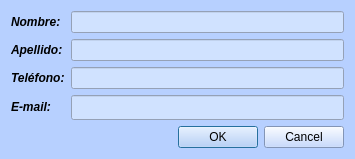
<?xml version="1.0" encoding="UTF-8"?>
<ui version="4.0">
 <class>PersonaDialog</class>
 <widget class="QDialog" name="PersonaDialog">
  <property name="geometry">
   <rect>
    <x>0</x>
    <y>0</y>
    <width>355</width>
    <height>156</height>
   </rect>
  </property>
  <property name="palette">
   <palette>
    <active>
     <colorrole role="Button">
      <brush brushstyle="SolidPattern">
       <color alpha="255">
        <red>183</red>
        <green>208</green>
        <blue>255</blue>
       </color>
      </brush>
     </colorrole>
     <colorrole role="Base">
      <brush brushstyle="SolidPattern">
       <color alpha="255">
        <red>183</red>
        <green>208</green>
        <blue>255</blue>
       </color>
      </brush>
     </colorrole>
     <colorrole role="Window">
      <brush brushstyle="SolidPattern">
       <color alpha="255">
        <red>183</red>
        <green>208</green>
        <blue>255</blue>
       </color>
      </brush>
     </colorrole>
    </active>
    <inactive>
     <colorrole role="Button">
      <brush brushstyle="SolidPattern">
       <color alpha="255">
        <red>183</red>
        <green>208</green>
        <blue>255</blue>
       </color>
      </brush>
     </colorrole>
     <colorrole role="Base">
      <brush brushstyle="SolidPattern">
       <color alpha="255">
        <red>183</red>
        <green>208</green>
        <blue>255</blue>
       </color>
      </brush>
     </colorrole>
     <colorrole role="Window">
      <brush brushstyle="SolidPattern">
       <color alpha="255">
        <red>183</red>
        <green>208</green>
        <blue>255</blue>
       </color>
      </brush>
     </colorrole>
    </inactive>
    <disabled>
     <colorrole role="Button">
      <brush brushstyle="SolidPattern">
       <color alpha="255">
        <red>183</red>
        <green>208</green>
        <blue>255</blue>
       </color>
      </brush>
     </colorrole>
     <colorrole role="Base">
      <brush brushstyle="SolidPattern">
       <color alpha="255">
        <red>183</red>
        <green>208</green>
        <blue>255</blue>
       </color>
      </brush>
     </colorrole>
     <colorrole role="Window">
      <brush brushstyle="SolidPattern">
       <color alpha="255">
        <red>183</red>
        <green>208</green>
        <blue>255</blue>
       </color>
      </brush>
     </colorrole>
    </disabled>
   </palette>
  </property>
  <property name="windowTitle">
   <string>Dialog</string>
  </property>
  <property name="windowIcon">
   <iconset resource="Recursos.qrc">
    <normaloff>:/Recursos/agenda.png</normaloff>:/Recursos/agenda.png</iconset>
  </property>
  <property name="styleSheet">
   <string notr="true">background-color:rgb(183, 208, 255);</string>
  </property>
  <layout class="QVBoxLayout" name="verticalLayout">
   <item>
    <layout class="QFormLayout" name="formLayout">
     <item row="0" column="0">
      <widget class="QLabel" name="label">
       <property name="font">
        <font>
         <family>Arial</family>
         <italic>true</italic>
         <bold>true</bold>
        </font>
       </property>
       <property name="text">
        <string>Nombre:</string>
       </property>
      </widget>
     </item>
     <item row="0" column="1">
      <widget class="QLineEdit" name="inNombre">
       <property name="palette">
        <palette>
         <active>
          <colorrole role="Button">
           <brush brushstyle="SolidPattern">
            <color alpha="255">
             <red>208</red>
             <green>226</green>
             <blue>255</blue>
            </color>
           </brush>
          </colorrole>
          <colorrole role="Midlight">
           <brush brushstyle="SolidPattern">
            <color alpha="255">
             <red>141</red>
             <green>135</green>
             <blue>227</blue>
            </color>
           </brush>
          </colorrole>
          <colorrole role="BrightText">
           <brush brushstyle="SolidPattern">
            <color alpha="255">
             <red>233</red>
             <green>229</green>
             <blue>255</blue>
            </color>
           </brush>
          </colorrole>
          <colorrole role="Base">
           <brush brushstyle="SolidPattern">
            <color alpha="255">
             <red>208</red>
             <green>226</green>
             <blue>255</blue>
            </color>
           </brush>
          </colorrole>
          <colorrole role="Window">
           <brush brushstyle="SolidPattern">
            <color alpha="255">
             <red>208</red>
             <green>226</green>
             <blue>255</blue>
            </color>
           </brush>
          </colorrole>
          <colorrole role="Highlight">
           <brush brushstyle="SolidPattern">
            <color alpha="255">
             <red>59</red>
             <green>133</green>
             <blue>150</blue>
            </color>
           </brush>
          </colorrole>
          <colorrole role="HighlightedText">
           <brush brushstyle="SolidPattern">
            <color alpha="255">
             <red>228</red>
             <green>229</green>
             <blue>255</blue>
            </color>
           </brush>
          </colorrole>
          <colorrole role="AlternateBase">
           <brush brushstyle="SolidPattern">
            <color alpha="255">
             <red>213</red>
             <green>208</green>
             <blue>245</blue>
            </color>
           </brush>
          </colorrole>
         </active>
         <inactive>
          <colorrole role="Button">
           <brush brushstyle="SolidPattern">
            <color alpha="255">
             <red>208</red>
             <green>226</green>
             <blue>255</blue>
            </color>
           </brush>
          </colorrole>
          <colorrole role="Midlight">
           <brush brushstyle="SolidPattern">
            <color alpha="255">
             <red>227</red>
             <green>227</green>
             <blue>227</blue>
            </color>
           </brush>
          </colorrole>
          <colorrole role="BrightText">
           <brush brushstyle="SolidPattern">
            <color alpha="255">
             <red>255</red>
             <green>255</green>
             <blue>255</blue>
            </color>
           </brush>
          </colorrole>
          <colorrole role="Base">
           <brush brushstyle="SolidPattern">
            <color alpha="255">
             <red>208</red>
             <green>226</green>
             <blue>255</blue>
            </color>
           </brush>
          </colorrole>
          <colorrole role="Window">
           <brush brushstyle="SolidPattern">
            <color alpha="255">
             <red>208</red>
             <green>226</green>
             <blue>255</blue>
            </color>
           </brush>
          </colorrole>
          <colorrole role="Highlight">
           <brush brushstyle="SolidPattern">
            <color alpha="255">
             <red>240</red>
             <green>240</green>
             <blue>240</blue>
            </color>
           </brush>
          </colorrole>
          <colorrole role="HighlightedText">
           <brush brushstyle="SolidPattern">
            <color alpha="255">
             <red>0</red>
             <green>0</green>
             <blue>0</blue>
            </color>
           </brush>
          </colorrole>
          <colorrole role="AlternateBase">
           <brush brushstyle="SolidPattern">
            <color alpha="255">
             <red>245</red>
             <green>245</green>
             <blue>245</blue>
            </color>
           </brush>
          </colorrole>
         </inactive>
         <disabled>
          <colorrole role="Button">
           <brush brushstyle="SolidPattern">
            <color alpha="255">
             <red>208</red>
             <green>226</green>
             <blue>255</blue>
            </color>
           </brush>
          </colorrole>
          <colorrole role="Midlight">
           <brush brushstyle="SolidPattern">
            <color alpha="255">
             <red>141</red>
             <green>135</green>
             <blue>227</blue>
            </color>
           </brush>
          </colorrole>
          <colorrole role="BrightText">
           <brush brushstyle="SolidPattern">
            <color alpha="255">
             <red>233</red>
             <green>229</green>
             <blue>255</blue>
            </color>
           </brush>
          </colorrole>
          <colorrole role="Base">
           <brush brushstyle="SolidPattern">
            <color alpha="255">
             <red>208</red>
             <green>226</green>
             <blue>255</blue>
            </color>
           </brush>
          </colorrole>
          <colorrole role="Window">
           <brush brushstyle="SolidPattern">
            <color alpha="255">
             <red>208</red>
             <green>226</green>
             <blue>255</blue>
            </color>
           </brush>
          </colorrole>
          <colorrole role="Highlight">
           <brush brushstyle="SolidPattern">
            <color alpha="255">
             <red>51</red>
             <green>153</green>
             <blue>255</blue>
            </color>
           </brush>
          </colorrole>
          <colorrole role="HighlightedText">
           <brush brushstyle="SolidPattern">
            <color alpha="255">
             <red>255</red>
             <green>255</green>
             <blue>255</blue>
            </color>
           </brush>
          </colorrole>
          <colorrole role="AlternateBase">
           <brush brushstyle="SolidPattern">
            <color alpha="255">
             <red>245</red>
             <green>245</green>
             <blue>245</blue>
            </color>
           </brush>
          </colorrole>
         </disabled>
        </palette>
       </property>
       <property name="styleSheet">
        <string notr="true">background-color: rgb(208, 226, 255);</string>
       </property>
      </widget>
     </item>
     <item row="1" column="0">
      <widget class="QLabel" name="label_2">
       <property name="font">
        <font>
         <family>Arial</family>
         <italic>true</italic>
         <bold>true</bold>
        </font>
       </property>
       <property name="text">
        <string>Apellido:</string>
       </property>
      </widget>
     </item>
     <item row="1" column="1">
      <widget class="QLineEdit" name="inApellido">
       <property name="palette">
        <palette>
         <active>
          <colorrole role="Button">
           <brush brushstyle="SolidPattern">
            <color alpha="255">
             <red>208</red>
             <green>226</green>
             <blue>255</blue>
            </color>
           </brush>
          </colorrole>
          <colorrole role="Base">
           <brush brushstyle="SolidPattern">
            <color alpha="255">
             <red>208</red>
             <green>226</green>
             <blue>255</blue>
            </color>
           </brush>
          </colorrole>
          <colorrole role="Window">
           <brush brushstyle="SolidPattern">
            <color alpha="255">
             <red>208</red>
             <green>226</green>
             <blue>255</blue>
            </color>
           </brush>
          </colorrole>
         </active>
         <inactive>
          <colorrole role="Button">
           <brush brushstyle="SolidPattern">
            <color alpha="255">
             <red>208</red>
             <green>226</green>
             <blue>255</blue>
            </color>
           </brush>
          </colorrole>
          <colorrole role="Base">
           <brush brushstyle="SolidPattern">
            <color alpha="255">
             <red>208</red>
             <green>226</green>
             <blue>255</blue>
            </color>
           </brush>
          </colorrole>
          <colorrole role="Window">
           <brush brushstyle="SolidPattern">
            <color alpha="255">
             <red>208</red>
             <green>226</green>
             <blue>255</blue>
            </color>
           </brush>
          </colorrole>
         </inactive>
         <disabled>
          <colorrole role="Button">
           <brush brushstyle="SolidPattern">
            <color alpha="255">
             <red>208</red>
             <green>226</green>
             <blue>255</blue>
            </color>
           </brush>
          </colorrole>
          <colorrole role="Base">
           <brush brushstyle="SolidPattern">
            <color alpha="255">
             <red>208</red>
             <green>226</green>
             <blue>255</blue>
            </color>
           </brush>
          </colorrole>
          <colorrole role="Window">
           <brush brushstyle="SolidPattern">
            <color alpha="255">
             <red>208</red>
             <green>226</green>
             <blue>255</blue>
            </color>
           </brush>
          </colorrole>
         </disabled>
        </palette>
       </property>
       <property name="styleSheet">
        <string notr="true">background-color: rgb(208, 226, 255);</string>
       </property>
      </widget>
     </item>
     <item row="2" column="0">
      <widget class="QLabel" name="label_3">
       <property name="font">
        <font>
         <family>Arial</family>
         <italic>true</italic>
         <bold>true</bold>
        </font>
       </property>
       <property name="text">
        <string>Teléfono:</string>
       </property>
      </widget>
     </item>
     <item row="2" column="1">
      <widget class="QLineEdit" name="inTelefono">
       <property name="palette">
        <palette>
         <active>
          <colorrole role="Button">
           <brush brushstyle="SolidPattern">
            <color alpha="255">
             <red>208</red>
             <green>226</green>
             <blue>255</blue>
            </color>
           </brush>
          </colorrole>
          <colorrole role="Base">
           <brush brushstyle="SolidPattern">
            <color alpha="255">
             <red>208</red>
             <green>226</green>
             <blue>255</blue>
            </color>
           </brush>
          </colorrole>
          <colorrole role="Window">
           <brush brushstyle="SolidPattern">
            <color alpha="255">
             <red>208</red>
             <green>226</green>
             <blue>255</blue>
            </color>
           </brush>
          </colorrole>
         </active>
         <inactive>
          <colorrole role="Button">
           <brush brushstyle="SolidPattern">
            <color alpha="255">
             <red>208</red>
             <green>226</green>
             <blue>255</blue>
            </color>
           </brush>
          </colorrole>
          <colorrole role="Base">
           <brush brushstyle="SolidPattern">
            <color alpha="255">
             <red>208</red>
             <green>226</green>
             <blue>255</blue>
            </color>
           </brush>
          </colorrole>
          <colorrole role="Window">
           <brush brushstyle="SolidPattern">
            <color alpha="255">
             <red>208</red>
             <green>226</green>
             <blue>255</blue>
            </color>
           </brush>
          </colorrole>
         </inactive>
         <disabled>
          <colorrole role="Button">
           <brush brushstyle="SolidPattern">
            <color alpha="255">
             <red>208</red>
             <green>226</green>
             <blue>255</blue>
            </color>
           </brush>
          </colorrole>
          <colorrole role="Base">
           <brush brushstyle="SolidPattern">
            <color alpha="255">
             <red>208</red>
             <green>226</green>
             <blue>255</blue>
            </color>
           </brush>
          </colorrole>
          <colorrole role="Window">
           <brush brushstyle="SolidPattern">
            <color alpha="255">
             <red>208</red>
             <green>226</green>
             <blue>255</blue>
            </color>
           </brush>
          </colorrole>
         </disabled>
        </palette>
       </property>
       <property name="styleSheet">
        <string notr="true">background-color: rgb(208, 226, 255);</string>
       </property>
      </widget>
     </item>
     <item row="3" column="0">
      <widget class="QLabel" name="label_4">
       <property name="font">
        <font>
         <family>Arial</family>
         <italic>true</italic>
         <bold>true</bold>
        </font>
       </property>
       <property name="text">
        <string>E-mail:</string>
       </property>
      </widget>
     </item>
     <item row="3" column="1">
      <widget class="QLineEdit" name="inEmail">
       <property name="palette">
        <palette>
         <active>
          <colorrole role="Button">
           <brush brushstyle="SolidPattern">
            <color alpha="255">
             <red>208</red>
             <green>226</green>
             <blue>255</blue>
            </color>
           </brush>
          </colorrole>
          <colorrole role="Base">
           <brush brushstyle="SolidPattern">
            <color alpha="255">
             <red>208</red>
             <green>226</green>
             <blue>255</blue>
            </color>
           </brush>
          </colorrole>
          <colorrole role="Window">
           <brush brushstyle="SolidPattern">
            <color alpha="255">
             <red>208</red>
             <green>226</green>
             <blue>255</blue>
            </color>
           </brush>
          </colorrole>
          <colorrole role="Highlight">
           <brush brushstyle="SolidPattern">
            <color alpha="255">
             <red>78</red>
             <green>102</green>
             <blue>255</blue>
            </color>
           </brush>
          </colorrole>
         </active>
         <inactive>
          <colorrole role="Button">
           <brush brushstyle="SolidPattern">
            <color alpha="255">
             <red>240</red>
             <green>240</green>
             <blue>240</blue>
            </color>
           </brush>
          </colorrole>
          <colorrole role="Base">
           <brush brushstyle="SolidPattern">
            <color alpha="255">
             <red>255</red>
             <green>255</green>
             <blue>255</blue>
            </color>
           </brush>
          </colorrole>
          <colorrole role="Window">
           <brush brushstyle="SolidPattern">
            <color alpha="255">
             <red>240</red>
             <green>240</green>
             <blue>240</blue>
            </color>
           </brush>
          </colorrole>
          <colorrole role="Highlight">
           <brush brushstyle="SolidPattern">
            <color alpha="255">
             <red>240</red>
             <green>240</green>
             <blue>240</blue>
            </color>
           </brush>
          </colorrole>
         </inactive>
         <disabled>
          <colorrole role="Button">
           <brush brushstyle="SolidPattern">
            <color alpha="255">
             <red>208</red>
             <green>226</green>
             <blue>255</blue>
            </color>
           </brush>
          </colorrole>
          <colorrole role="Base">
           <brush brushstyle="SolidPattern">
            <color alpha="255">
             <red>208</red>
             <green>226</green>
             <blue>255</blue>
            </color>
           </brush>
          </colorrole>
          <colorrole role="Window">
           <brush brushstyle="SolidPattern">
            <color alpha="255">
             <red>208</red>
             <green>226</green>
             <blue>255</blue>
            </color>
           </brush>
          </colorrole>
          <colorrole role="Highlight">
           <brush brushstyle="SolidPattern">
            <color alpha="255">
             <red>51</red>
             <green>153</green>
             <blue>255</blue>
            </color>
           </brush>
          </colorrole>
         </disabled>
        </palette>
       </property>
       <property name="font">
        <font>
         <family>Segoe UI Semibold</family>
         <italic>true</italic>
         <bold>true</bold>
        </font>
       </property>
       <property name="styleSheet">
        <string notr="true">background-color: rgb(208, 226, 255);</string>
       </property>
      </widget>
     </item>
    </layout>
   </item>
   <item>
    <widget class="QDialogButtonBox" name="buttonBox">
     <property name="standardButtons">
      <set>QDialogButtonBox::Cancel|QDialogButtonBox::Ok</set>
     </property>
    </widget>
   </item>
  </layout>
 </widget>
 <resources>
  <include location="Recursos.qrc"/>
 </resources>
 <connections/>
</ui>
